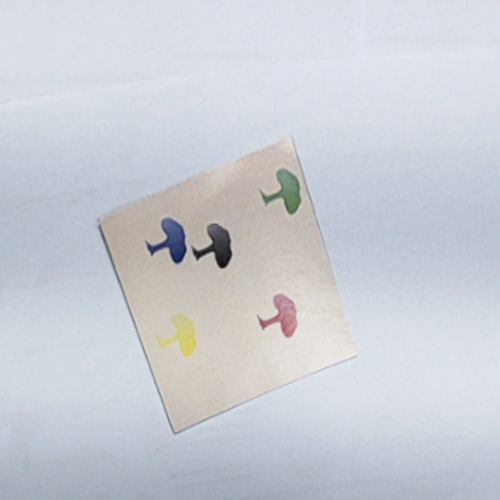
#> input picture opencv_frame_0.png, 500 x 500 px
$ python crop.py   (older library calls are emulated)
#> lines starting #> are read from the running program, lines starting #| are printed output that depends on the picture; after the words box and inside, x2 and y2 are one past the last pixel; in counts of white or black regions, pixels touching at a corner belong together
# import serial
# # serialPort = serial.Serial(
# #     "/dev/cu.usbserial-AC00YIZF", 115200, 8, 'N', 1, 0, 0, 0, 0, 0)

# # serialPort.setRTS(0)
# # serialPort.setDTR(0)


# while (1):

#     positionXY = [160, 179, 292, 198, 210, 271, 198, 326, 297, 327]

#     # cInput = str(input("Commands : "))
#     # print(cInput)
#     # serialPort.write(cInput.encode())

#     # # ser.write(bytes(b'your_commands'))

#     # print(serialPort.readline())


#     for i in positionXY:
#         print(i)
#     break

# import the necessary packages
from __future__ import print_function
import imutils
from imutils import perspective
from imutils import contours
import numpy as np
import argparse
import imutils
import cv2


while True:
	def order_points_old(pts):
		# initialize a list of coordinates that will be ordered
		# such that the first entry in the list is the top-left,
		# the second entry is the top-right, the third is the
		# bottom-right, and the fourth is the bottom-left
		rect = np.zeros((4, 2), dtype="float32")

		# the top-left point will have the smallest sum, whereas
		# the bottom-right point will have the largest sum
		s = pts.sum(axis=1)
		rect[0] = pts[np.argmin(s)]
		rect[2] = pts[np.argmax(s)]

		# now, compute the difference between the points, the
		# top-right point will have the smallest difference,
		# whereas the bottom-left will have the largest difference
		diff = np.diff(pts, axis=1)
		rect[1] = pts[np.argmin(diff)]
		rect[3] = pts[np.argmax(diff)]

		# return the ordered coordinates
		return rect


	# construct the argument parse and parse the arguments
	ap = argparse.ArgumentParser()
	ap.add_argument("-n", "--new", type=int, default=-1,
					help="whether or not the new order points should should be used")
	args = vars(ap.parse_args())

	# load our input image, convert it to grayscale, and blur it slightly
	image = cv2.imread("opencv_frame_0.png")
#> image is the input picture: shape (500, 500, 3); mean B, G, R 212.9, 206, 202.4
	# image = cv2.imread("opencv_frame_0.png")
	# image = cv2.imread("testDemo10.jpg")
	gray = cv2.cvtColor(image, cv2.COLOR_BGR2GRAY)
	gray = cv2.GaussianBlur(gray, (7, 7), 0)

	# perform edge detection, then perform a dilation + erosion to
	# close gaps in between object edges
	edged = cv2.Canny(gray, 30, 40)
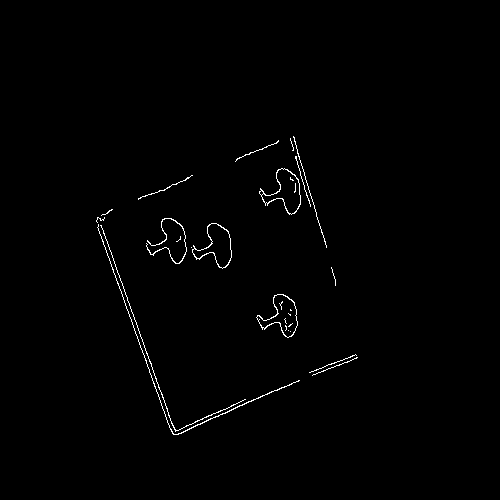
#> edged: shape (500, 500); 0.79% white in thin lines or dots, all inside (x1, y1, x2, y2) = (96, 136, 358, 435)
	edged = cv2.dilate(edged, None, iterations=1)
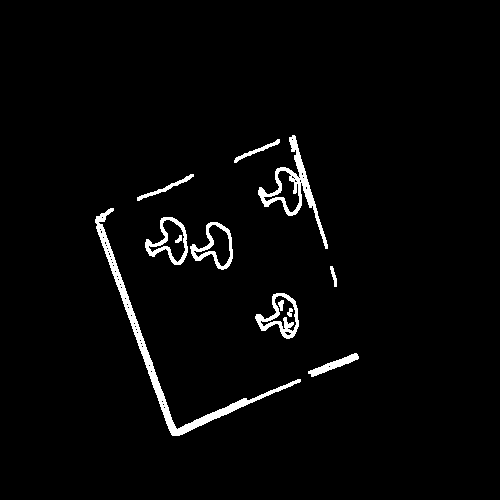
#> edged: shape (500, 500); 2.7% white; 12 white regions, largest, box (x1, y1, x2, y2) and area: (95, 208, 301, 436) 2500, (258, 135, 328, 249) 1330, (255, 293, 299, 339) 679
	edged = cv2.erode(edged, None, iterations=1)
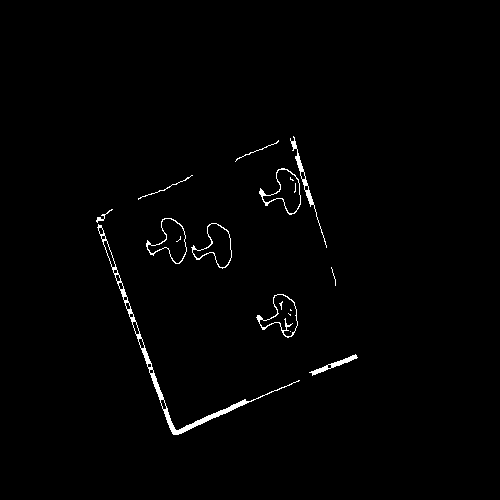
#> edged: shape (500, 500); 1.1% white; 18 white regions (8 under 20 px)
	cv2.imshow("edge", edged)


	# find contours in the edge map
	cnts = cv2.findContours(edged.copy(), cv2.RETR_EXTERNAL,
							cv2.CHAIN_APPROX_SIMPLE)
#> cnts = 11 contours, 3 with area under 20; largest, box (x1, y1, x2, y2) and area: (97, 224, 300, 435) 1145, (259, 168, 301, 215) 904, (146, 218, 187, 264) 902, (191, 223, 232, 269) 886, (256, 294, 298, 338) 852, (290, 136, 327, 248) 215, (309, 354, 358, 376) 172, (96, 209, 113, 223) 22
	cnts = imutils.grab_contours(cnts)

	# sort the contours from left-to-right and initialize the bounding box
	# point colors
	(cnts, _) = contours.sort_contours(cnts)
	colors = ((0, 0, 255), (240, 0, 159), (255, 0, 0), (255, 255, 0))

	# loop over the contours individually
	for (i, c) in enumerate(cnts):
		# if the contour is not sufficiently large, ignore it
		# if cv2.contourArea(c) < 100:
		# 	continue

		# compute the rotated bounding box of the contour, then
		# draw the contours
		box = cv2.minAreaRect(c)
		box = cv2.cv.BoxPoints(box) if imutils.is_cv2() else cv2.boxPoints(box)
		box = np.array(box, dtype="int")
		cv2.drawContours(image, [box], -1, (0, 255, 0), 2)

		# show the original coordinates
		print("Object #{}:".format(i + 1))
		print(box)

		# order the points in the contour such that they appear
		# in top-left, top-right, bottom-right, and bottom-left
		# order, then draw the outline of the rotated bounding
		# box
		rect = order_points_old(box)

		# check to see if the new method should be used for
		# ordering the coordinates
		# if args["new"] > 0:
		# 	rect = perspective.order_points(box)

		# show the re-ordered coordinates
		print(rect.astype("int"))
		print("")


		# loop over the original points and draw them
		for ((x, y), color) in zip(rect, colors):
			cv2.circle(image, (int(x), int(y)), 5, color, -1)

		# draw the object num at the top-left corner
		cv2.putText(image, "Object #{}".format(i + 1),
				(int(rect[0][0] - 15), int(rect[0][1] - 15)),
				cv2.FONT_HERSHEY_SIMPLEX, 0.55, (255, 255, 255), 2)

		# show the image
		cv2.imshow("Image", image)
		cv2.waitKey(0)
#> this loop made 11 passes
#> (box, rect, s in order_points_old, diff in order_points_old) on passes 1 to 4: ([[97, 223], [94, 218], [111, 208], [114, 213]], [[94, 218], [111, 208], [114, 213], [97, 223]], [320, 312, 319, 327], [126, 124, 97, 99]), ([[224, 474], [24, 317], [98, 223], [299, 380]], [[98, 223], [299, 380], [224, 474], [24, 317]], [698, 341, 321, 679], [250, 293, 125, 81]), ([[138, 200], [137, 197], [191, 174], [193, 177]], [[137, 197], [191, 174], [193, 177], [138, 200]], [338, 334, 365, 370], [62, 60, -17, -16]), ([[180, 265], [142, 251], [156, 212], [194, 226]], [[156, 212], [194, 226], [180, 265], [142, 251]], [445, 393, 368, 420], [85, 109, 56, 32])
#> (printed output is left out)
#> pass 1, `cv2.imshow("Image", image)`:
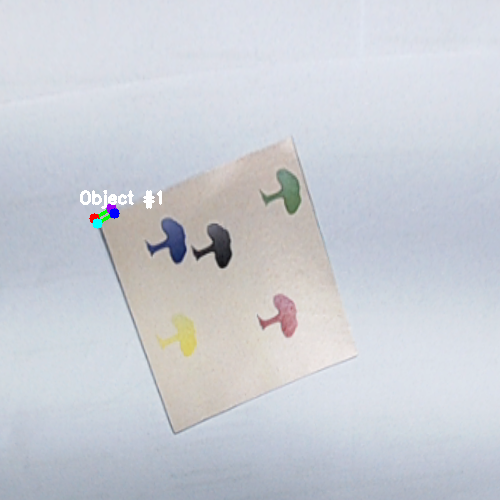
#> window 'Image': shape (500, 500, 3); mean B, G, R 213, 206.1, 202.4
#> pass 2, `cv2.imshow("Image", image)`:
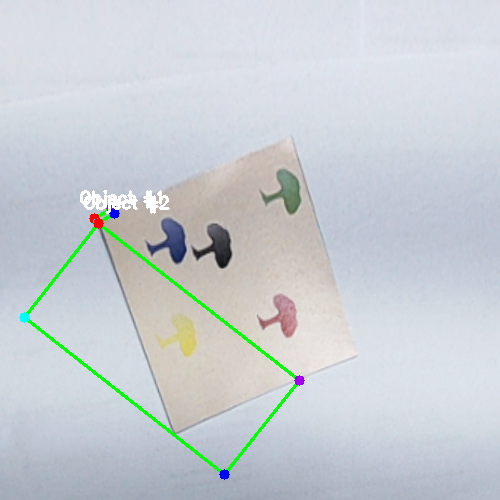
#> window 'Image': shape (500, 500, 3); mean B, G, R 211.2, 206.5, 200.7
#> after the loop:
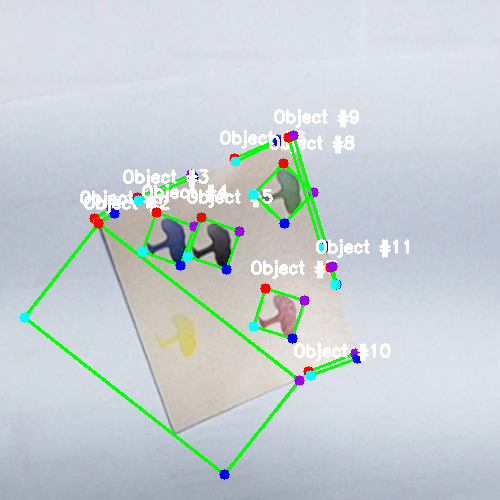
#> image: shape (500, 500, 3); 5.6% of pixels changed, all inside (x1, y1, x2, y2) = (19, 109, 409, 480)

$ run again, with testDemo10.jpg saved as opencv_frame_0.png
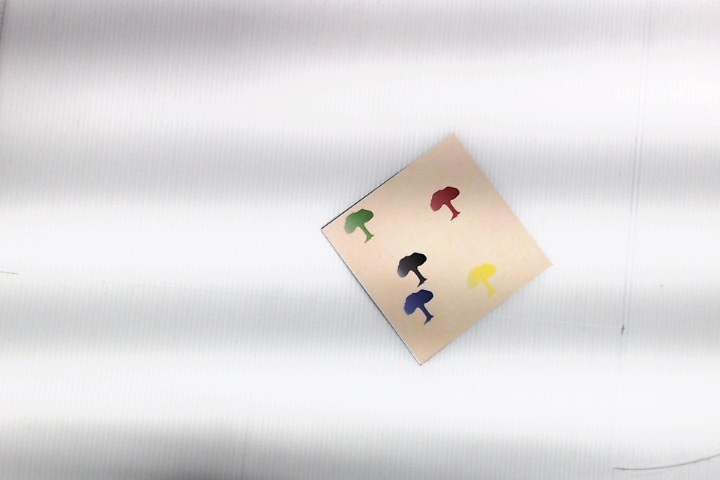
#> input picture testDemo10.jpg, 720 x 480 px
#> image is the input picture: shape (480, 720, 3); mean B, G, R 222.1, 222, 224.3
#> `edged = cv2.erode(edged, None, iterations=1)`:
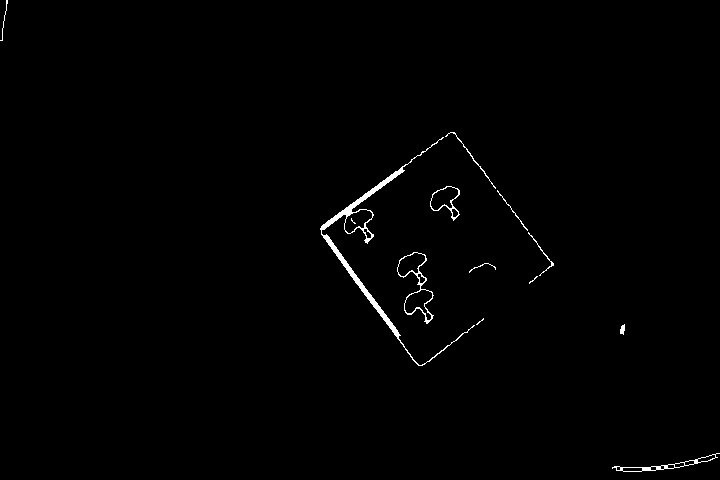
#> edged: shape (480, 720); 0.78% white; 13 white regions (3 under 20 px)
#> cnts = 12 contours, 5 with area under 20; largest, box (x1, y1, x2, y2) and area: (320, 137, 475, 366) 1551, (397, 252, 434, 324) 1067, (430, 186, 460, 221) 532, (612, 453, 720, 472) 380, (445, 132, 496, 189) 33, (528, 232, 554, 276) 27, (620, 324, 625, 335) 26
#> the loop `for (i, c) in enumerate(cnts):` made 12 passes
#> (box, rect, s in order_points_old, diff in order_points_old) on passes 1 to 3: ([[1, 40], [0, 40], [6, 0], [7, 0]], [[6, 0], [7, 0], [1, 40], [0, 40]], [41, 40, 6, 7], [39, 40, -6, -7]), ([[418, 368], [315, 228], [442, 136], [544, 275]], [[315, 228], [442, 136], [544, 275], [418, 368]], [786, 543, 578, 819], [-50, -87, -306, -269]), ([[406, 326], [394, 255], [424, 249], [437, 321]], [[394, 255], [424, 249], [437, 321], [406, 326]], [732, 649, 673, 758], [-80, -139, -175, -116])
#> (printed output is left out)
#> after the loop `for (i, c) in enumerate(cnts):`:
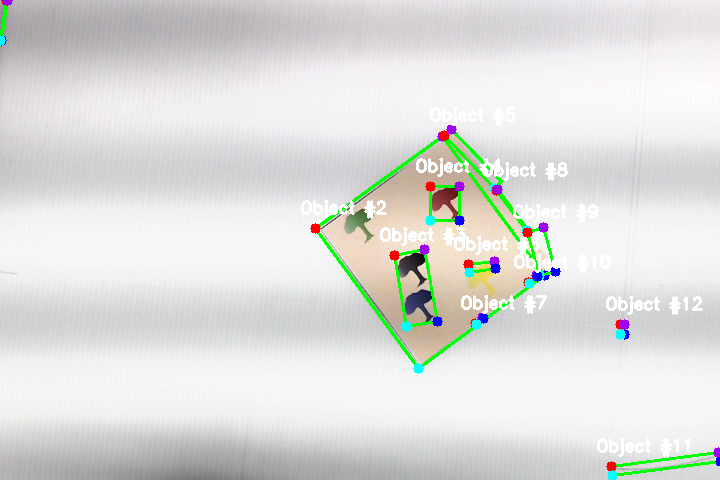
#> image: shape (480, 720, 3); 4.03% of pixels changed, all inside (x1, y1, x2, y2) = (0, 0, 720, 480)

$ run again, with opencv_frame_1.png copied over opencv_frame_0.png
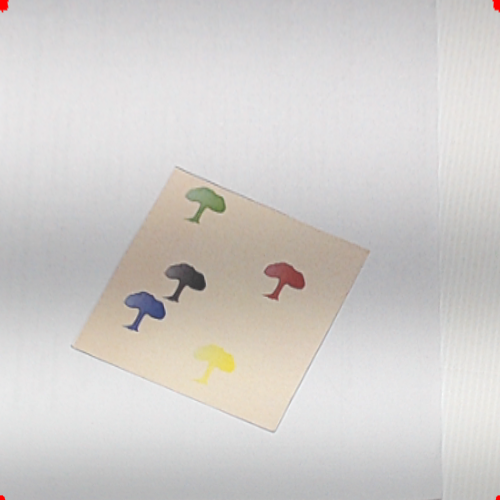
#> input picture opencv_frame_1.png, 500 x 500 px
#> image is the input picture: shape (500, 500, 3); mean B, G, R 203.7, 206.2, 209.5
#> `edged = cv2.erode(edged, None, iterations=1)`:
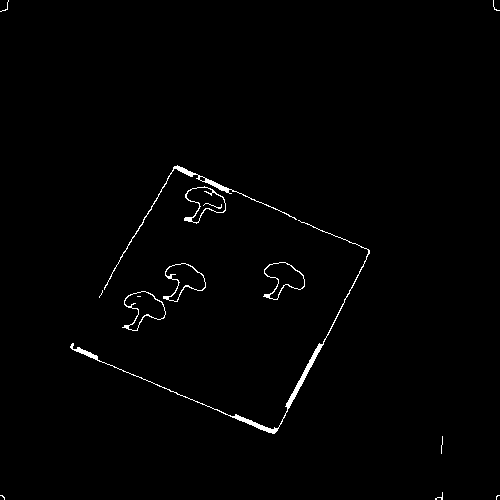
#> edged: shape (500, 500); 1% white in thin lines or dots
#> cnts = 13 contours, 7 with area under 20; largest, box (x1, y1, x2, y2) and area: (122, 291, 166, 331) 859, (163, 263, 206, 302) 824, (263, 262, 305, 300) 804, (184, 186, 226, 224) 782, (70, 220, 370, 434) 601, (104, 165, 297, 290) 263
#> the loop `for (i, c) in enumerate(cnts):` made 13 passes
#> (box, rect, s in order_points_old, diff in order_points_old) on passes 1 to 3: ([[4, 499], [0, 495], [1, 494], [5, 498]], [[0, 495], [1, 494], [4, 499], [4, 499]], [503, 495, 495, 503], [495, 495, 493, 493]), ([[3, 13], [0, 11], [8, 0], [11, 2]], [[8, 0], [11, 2], [3, 13], [0, 11]], [16, 11, 8, 13], [10, 11, -8, -9]), ([[289, 441], [69, 348], [150, 156], [370, 249]], [[150, 156], [370, 249], [289, 441], [69, 348]], [730, 417, 306, 619], [152, 279, 6, -121])
#> (printed output is left out)
#> after the loop `for (i, c) in enumerate(cnts):`:
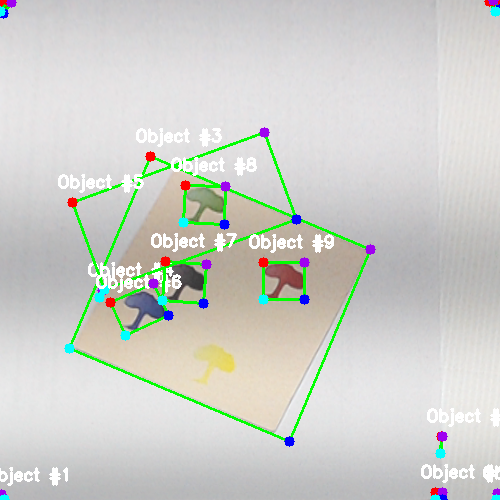
#> image: shape (500, 500, 3); 5.52% of pixels changed, all inside (x1, y1, x2, y2) = (0, 0, 500, 500)
